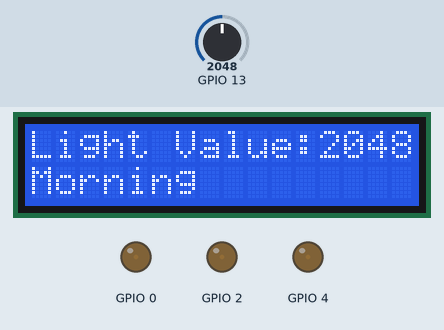
This sketch was run on a simulated ESP32. Parts: 16×2 character LCD, output pins drawn as LEDs (lit = HIGH). The inputs (shaded band) are chosen by the test bench; at power-on: GPIO 13 = 2048. What the sketch prints to the serial monitor is not drawn.

Above: at 1.2 s.
1.3 s: GPIO 13 set to 491
At 1.8 s:
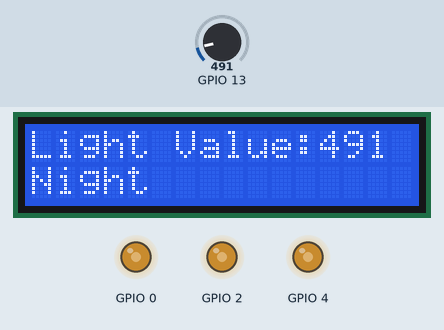
2.8 s: GPIO 13 set to 215
At 4.1 s:
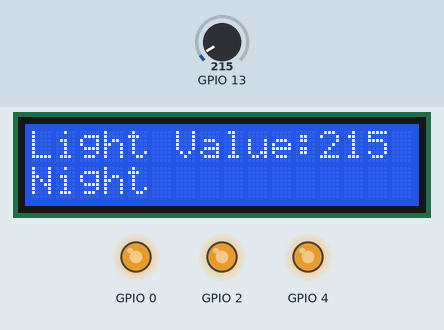
4.4 s: GPIO 13 set to 540
At 5.4 s:
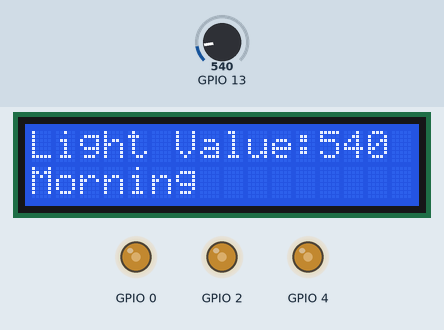
7.4 s: GPIO 13 set to 1228
At 8.7 s:
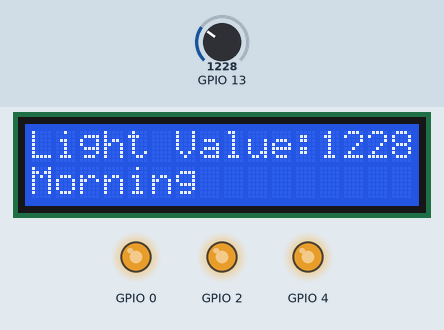
Timing chart, 0 to 10.0 s (numbered marks = the images above; inputs shaded):
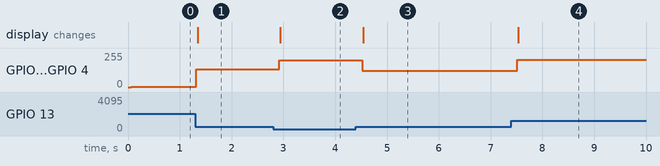

The sketch:

sketch_nov26b3.ino
```cpp
#include <Wire.h>
#include <LiquidCrystal_I2C.h>

// 硬體設定
struct PinConfig {
    static const uint8_t SDA = 26;
    static const uint8_t SCL = 25;
    static const uint8_t LIGHT = 13;
    static const uint8_t RED = 4;
    static const uint8_t GREEN = 2;
    static const uint8_t BLUE = 0;
};

// PWM 設定
struct PWMConfig {
    static const uint32_t FREQ = 5000;
    static const uint8_t RESOLUTION = 8;
    static const uint16_t MAX_DUTY = 255;
    static const uint16_t LIGHT_THRESHOLD = 500;
    static const uint16_t DELAY = 100;
};

class LEDController {
private:
    static void initPWM(uint8_t pin) {
        ledcAttach(pin, PWMConfig::FREQ, PWMConfig::RESOLUTION);
    }

public:
    static void init() {
        initPWM(PinConfig::RED);
        initPWM(PinConfig::GREEN);
        initPWM(PinConfig::BLUE);
    }

    static void setBrightness(uint16_t light_value) {
        uint8_t brightness = map(light_value, 0, 1023, 0, PWMConfig::MAX_DUTY);
        brightness = PWMConfig::MAX_DUTY - brightness;

        ledcWrite(PinConfig::RED, brightness);
        ledcWrite(PinConfig::GREEN, brightness);
        ledcWrite(PinConfig::BLUE, brightness);
    }
};

class DisplayController {
private:
    LiquidCrystal_I2C& lcd;

public:
    DisplayController(LiquidCrystal_I2C& lcd_ref) : lcd(lcd_ref) {}

    void init() {
        Wire.begin(PinConfig::SDA, PinConfig::SCL);
        lcd.init();
        lcd.backlight();
    }

    void updateDisplay(uint16_t light_value) {
        lcd.clear();

        lcd.setCursor(0,0);
        lcd.print(F("Light Value:"));
        lcd.print(light_value);

        lcd.setCursor(0,1);
        lcd.print(light_value < PWMConfig::LIGHT_THRESHOLD ? F("Night") : F("Morning"));
    }
};

LiquidCrystal_I2C lcd(0x27, 16, 2);
DisplayController display(lcd);

void setup() {
    display.init();
    LEDController::init();
    pinMode(PinConfig::LIGHT, INPUT);
    Serial.begin(9600);
}

void loop() {
    static uint16_t light_value;
    light_value = analogRead(PinConfig::LIGHT);

    LEDController::setBrightness(light_value);
    display.updateDisplay(light_value);

    Serial.print(F("Light Value: "));
    Serial.println(light_value);

    delay(PWMConfig::DELAY);
}
```

Measured:
- after the input at 1.3 s, GPIO 0, GPIO 2, GPIO 4: 1/255 → 132/255 at once; the display: changes at once (image 1)
- after the input at 2.8 s, GPIO 0, GPIO 2, GPIO 4: 132/255 → 201/255 after 0.12 s; the display: changes after 0.14 s (image 2)
- after the input at 4.4 s, GPIO 0, GPIO 2, GPIO 4: 201/255 → 121/255 after 0.12 s; the display: changes after 0.14 s (image 3)
- after the input at 7.4 s, GPIO 0, GPIO 2, GPIO 4: 121/255 → 204/255 after 0.11 s; the display: changes after 0.14 s (image 4)
